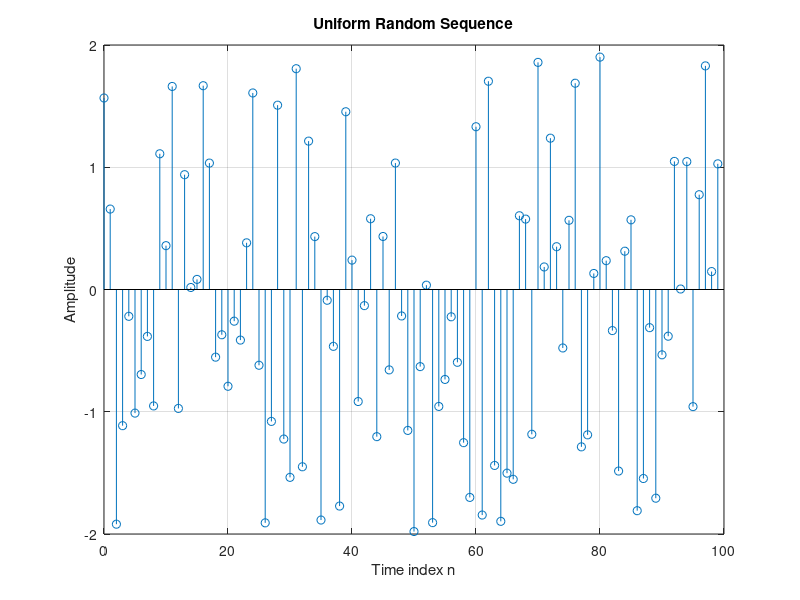

Write the MATLAB code that produced this figure.
n = 0:99;
A = 2; 
rand('state',sum(100*clock));
x = 2*A*(rand(1,length(n))-0.5); 
clf;          
stem(n,x);     
axis([0 length(n) -round(A) round(A)]); 
grid; 
title('Uniform Random Sequence');
xlabel('Time index n'); 
ylabel('Amplitude');
axis; 
 
